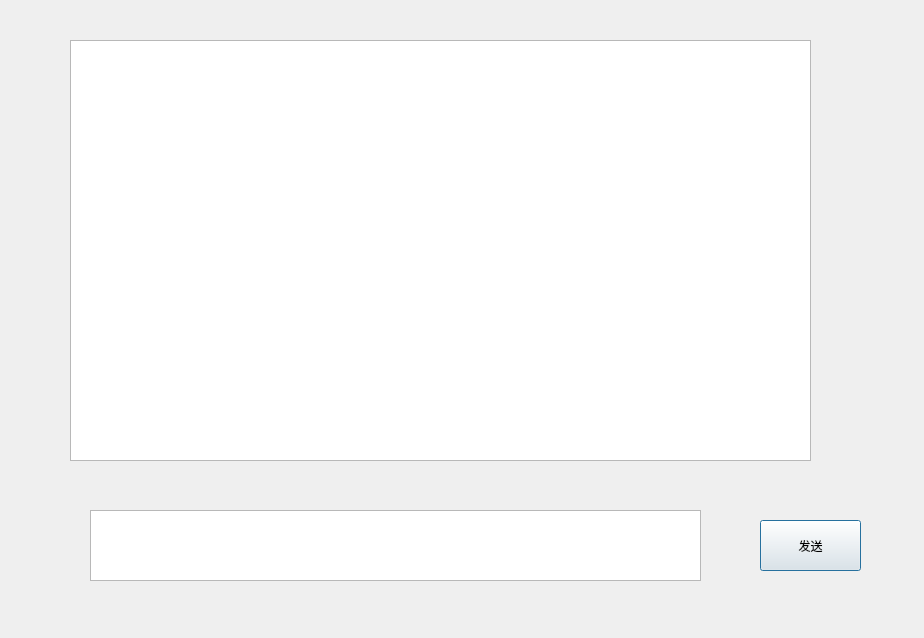
<?xml version="1.0" encoding="UTF-8"?>
<ui version="4.0">
 <class>Chat</class>
 <widget class="QDialog" name="Chat">
  <property name="geometry">
   <rect>
    <x>0</x>
    <y>0</y>
    <width>924</width>
    <height>638</height>
   </rect>
  </property>
  <property name="windowTitle">
   <string>Dialog</string>
  </property>
  <widget class="QTextBrowser" name="textBrowser">
   <property name="geometry">
    <rect>
     <x>70</x>
     <y>40</y>
     <width>741</width>
     <height>421</height>
    </rect>
   </property>
  </widget>
  <widget class="QTextEdit" name="textEdit">
   <property name="geometry">
    <rect>
     <x>90</x>
     <y>510</y>
     <width>611</width>
     <height>71</height>
    </rect>
   </property>
  </widget>
  <widget class="QPushButton" name="pushButton">
   <property name="geometry">
    <rect>
     <x>760</x>
     <y>520</y>
     <width>101</width>
     <height>51</height>
    </rect>
   </property>
   <property name="text">
    <string>发送</string>
   </property>
  </widget>
 </widget>
 <resources/>
 <connections/>
</ui>
